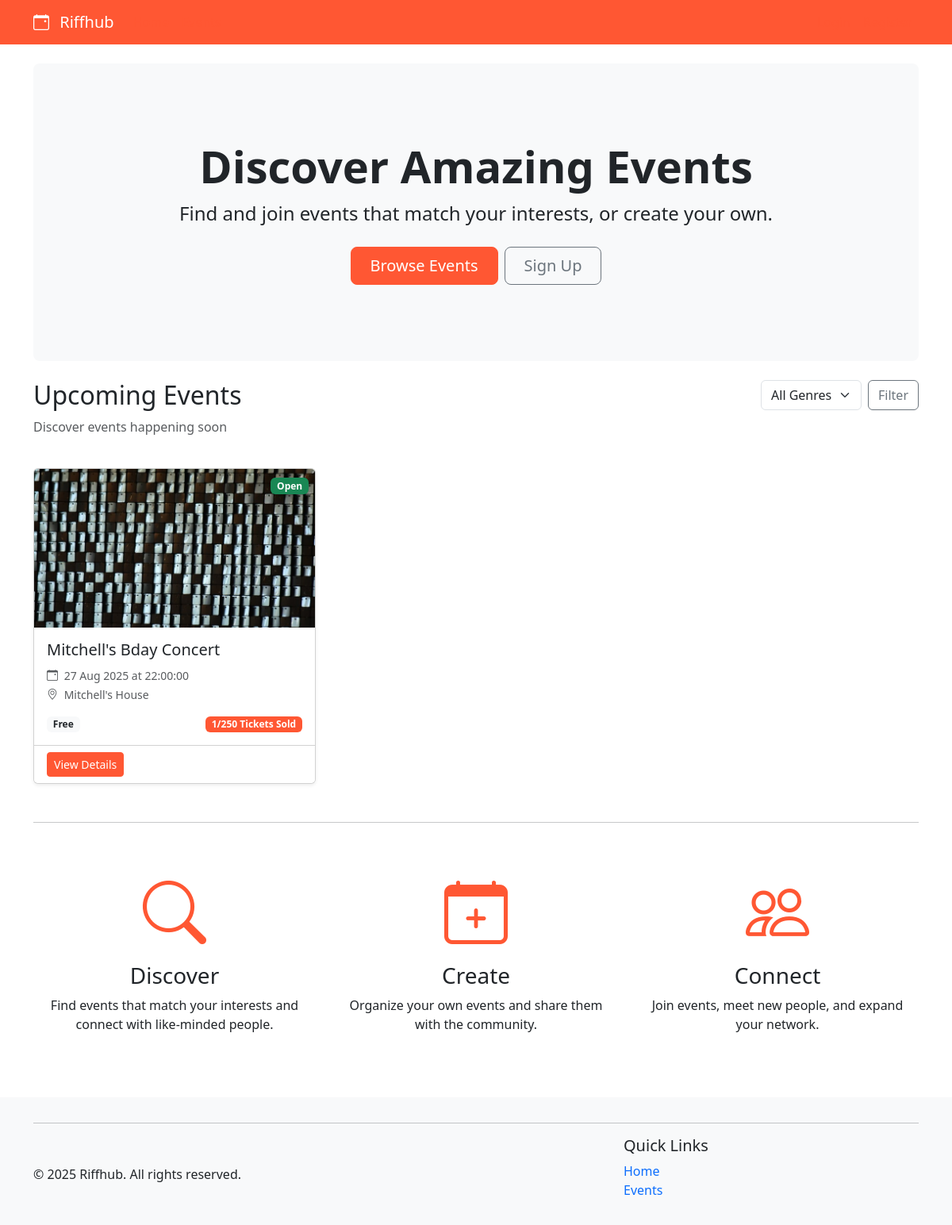
The page / on the database its author committed.
### riffhub/models.py (models this page shows, shortened)
class Event(db.Model):
    __tablename__ = 'events'
    id = db.Column(db.Integer, primary_key=True)
    title = db.Column(db.String(120), nullable=False)
    description = db.Column(db.Text)
    genre_id = db.Column(db.Integer, db.ForeignKey('genres.id'))
    date = db.Column(db.Date, nullable=False)
    time = db.Column(Time, nullable=False)
    location = db.Column(db.String(120))
    image = db.Column(db.String(255))
    capacity = db.Column(db.Integer, default=0)  # 0 means unlimited capacity
    price = db.Column(db.Double, default=0)  # 0 means free entry
    organizer_id = db.Column(db.Integer, db.ForeignKey('users.id'))
    created_at = db.Column(db.DateTime, default=datetime.utcnow)
    tickets = db.relationship('Ticket', backref='event', lazy='dynamic', cascade='all, delete-orphan')
    @property
    def ticket_count(self):
        return db.session.query(db.func.sum(Ticket.quantity)).filter(Ticket.event_id == self.id).scalar() or 0
    @property
    def is_full(self):
        return self.capacity > 0 and self.ticket_count >= self.capacity

### riffhub/blueprints/main/routes.py (the view)
@bp.route('/')
def index():
    today = datetime.now().date()
    selected_genre = request.args.get('genre', type=int)
    q = Event.query.filter(Event.date >= today)
    if selected_genre:
        q = q.filter_by(genre_id=selected_genre)
    events = q.order_by(Event.date).all()
    genres = Genre.query.order_by(Genre.title).all()
    return render_template(
        'index.html',
        events=events,
        current_date=today,
        genres=genres,
        selected_genre=selected_genre
    )

### riffhub/helpers.py (called while the page is built)
def utility_processor():
    def format_date(date_str):
        try:
            if isinstance(date_str, str):
                date_obj = datetime.strptime(date_str, '%Y-%m-%d')
                return date_obj.strftime('%B %d, %Y')
            return date_str.strftime('%B %d, %Y')
        except:
            return date_str
    return dict(format_date=format_date, now=datetime.now())

### riffhub/blueprints/main/templates/index.html (shortened to what this page needs)
{% extends "base.html" %}
{% import "macros.html" as macros %}
{% block header %}
<div class="p-5 mb-4 bg-light rounded-3 text-center">
    <div class="container py-5">
        <h1 class="display-4 fw-bold">Discover Amazing Events</h1>
        <p class="fs-4">Find and join events that match your interests, or create your own.</p>
        <div class="d-grid gap-2 d-sm-flex justify-content-sm-center mt-4">
            <a href="{{ url_for('events.list') }}" class="btn btn-primary btn-lg px-4">Browse Events</a>
            {% if session.user_id %}
            <a href="{{ url_for('events.create') }}" class="btn btn-outline-secondary btn-lg px-4">Create Event</a>
            {% else %}
            <a href="{{ url_for('auth.register') }}" class="btn btn-outline-secondary btn-lg px-4">Sign Up</a>
            {% endif %}
        </div>
    </div>
</div>
{% endblock %}
{% block content %}
<div class="row mb-4">
    <div class="col">
        <h2>Upcoming Events</h2>
        <p class="text-muted">Discover events happening soon</p>
    </div>
    <div class="col-auto">
        <form method="get" class="d-flex">
            <select name="genre" class="form-select me-2">
                <option value="">All Genres</option>
            </select>
            <button type="submit" class="btn btn-outline-secondary">Filter</button>
        </form>
    </div>
</div>
{% if events %}
<div class="row row-cols-1 row-cols-md-3 g-4">
    {% for event in events %}
    <div class="col">
        {{ macros.event_card(event, current_date) }}
    </div>
    {% endfor %}
</div>
{% else %}
<div class="alert alert-info">
    <i class="bi bi-info-circle me-2"></i> There are no upcoming events at this time.
</div>
{% endif %}
<hr class="my-5">
<div class="row row-cols-1 row-cols-md-3 g-4 text-center">
    <div class="col">
        <div class="card h-100 border-0">
            <div class="card-body">
                <div class="display-1 text-primary mb-3">
                    <i class="bi bi-search"></i>
                </div>
                <h3>Discover</h3>
                <p>Find events that match your interests and connect with like-minded people.</p>
            </div>
        </div>
    </div>
    <div class="col">
        <div class="card h-100 border-0">
            <div class="card-body">
                <div class="display-1 text-primary mb-3">
                    <i class="bi bi-calendar-plus"></i>
                </div>
                <h3>Create</h3>
                <p>Organize your own events and share them with the community.</p>
            </div>
        </div>
    </div>
    <div class="col">
        <div class="card h-100 border-0">
            <div class="card-body">
                <div class="display-1 text-primary mb-3">
                    <i class="bi bi-people"></i>
                </div>
                <h3>Connect</h3>
                <p>Join events, meet new people, and expand your network.</p>
            </div>
        </div>
    </div>
</div>
{% endblock %}

### riffhub/templates/macros.html (shortened to what this page needs)
{% macro event_card(event, current_date, show_actions=False) %}
<div class="card h-100 event-card shadow-sm">
    {% if event.image %}
        <img src="{{ url_for('static', filename='uploads/' + event.image) }}" class="card-img-top" alt="{{ event.title }}" style="height: 200px; object-fit: cover;">
    {% else %}
        <img src="{{ url_for('static', filename='img/event-placeholder.jpg') }}" class="card-img-top" alt="Event placeholder" style="height: 200px; object-fit: cover;">
    {% endif %}
    <div class="event-status position-absolute top-0 end-0 p-2">
        {% if event.is_full %}
            <span class="badge bg-danger">Sold Out</span>
        {% elif event.date < current_date %}
            <span class="badge bg-secondary">Inactive</span>
        {% else %}
            <span class="badge bg-success">Open</span>
        {% endif %}
    </div>
    <div class="card-body">
        <h5 class="card-title">{{ event.title }}</h5>
        <p class="card-text">
            <small class="text-muted">
                <i class="bi bi-calendar-event me-1"></i> {{ event.date.strftime('%d %b %Y') }}
                {% if event.time %}
                    at {{ event.time }}
                {% endif %}
            </small><br>
            {% if event.location %}
            <small class="text-muted">
                <i class="bi bi-geo-alt me-1"></i> {{ event.location }}
            </small>
            {% endif %}
        </p>
        <div class="d-flex justify-content-between align-items-center mt-2">
            {% if event.price > 0 %}
                <span class="badge bg-info text-dark">${{ "%.2f"|format(event.price) }}</span>
            {% else %}
                <span class="badge bg-light text-dark">Free</span>
            {% endif %}
            <span class="badge bg-primary">
                {% if event.capacity > 0 %}
                    {{ event.ticket_count }}/{{ event.capacity }} Tickets Sold
                {% else %}
                    {{ event.ticket_count }} Tickets Sold
                {% endif %}
            </span>
        </div>
    </div>
    <div class="card-footer d-flex justify-content-between bg-white">
        <a href="{{ url_for('events.detail', event_id=event.id) }}" class="btn btn-sm btn-primary">View Details</a>
    </div>
</div>
{% endmacro %}

### .utils/ass_2_reference/static/style/styles.css (style rules this page uses)
:root { --brand-primary: #ff5733; --brand-highlight: #ff7300; }
body { text-decoration: none; }
.bg-primary { background-color: var(--brand-primary) !important; }
.text-primary { color: var(--brand-primary) !important; }
.btn-primary { background-color: var(--brand-primary); border-color: var(--brand-primary); }

### rows shown on the page
Event: image (picture), shows "Open", title "Mitchell's Bday Concert", date "27 Aug 2025", time "22:00:00", location "Mitchell's House", price "Free", ticket_count "1", capacity "250"
